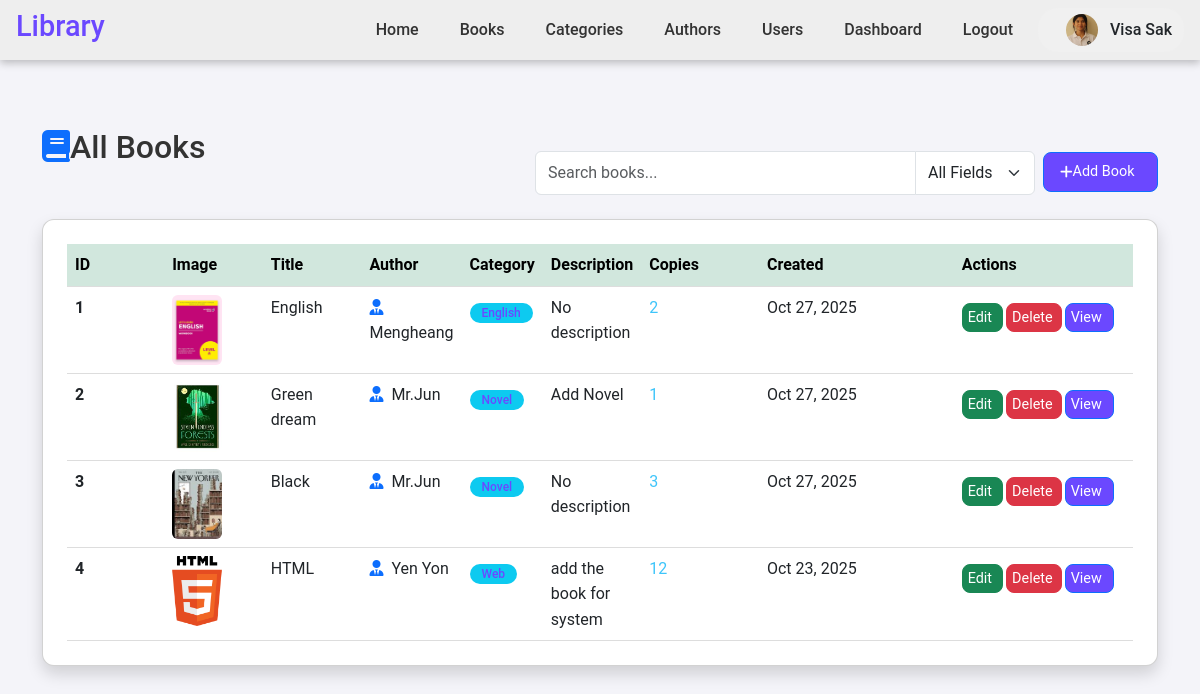
The app's page /books/search/ (signed in) with its own data.
### myapp/models.py (models this page shows, shortened)
class UserProfile(models.Model):
    user = models.OneToOneField(User, on_delete=models.CASCADE, related_name='userprofile')
    address = models.TextField(blank=True, null=True)
    phone_number = models.CharField(max_length=15, blank=True, null=True)
    profile_image = models.ImageField(upload_to='imgs/profile_images/', blank=True, null=True)
    created_at = models.DateTimeField(auto_now_add=True)

class Book(models.Model):
    image = models.ImageField(upload_to='imgs/books/', blank=True, null=True)
    title = models.CharField(max_length=200)
    author = models.ForeignKey(Author, on_delete=models.CASCADE)
    category = models.ForeignKey(Category, on_delete=models.CASCADE)
    description = models.TextField(blank=True, null=True)
    copies = models.IntegerField()
    created_at = models.DateTimeField(auto_now_add=True)
    class Meta:
        ordering = ['-created_at']

class Author(models.Model):
    name = models.CharField(max_length=200, unique=True)
    biography = models.TextField(blank=True, null=True)
    created_at = models.DateTimeField(auto_now_add=True)
    class Meta:
        ordering = ['name']

class Category(models.Model):
    name = models.CharField(max_length=100, unique=True)
    description = models.TextField(blank=True, null=True)
    created_at = models.DateTimeField(auto_now_add=True)
    class Meta:
        ordering = ['name']

### myapp/views.py (the view, shortened to what this page needs)
# urls.py: path('books/search/', views.book_search, name='book_search'),
@login_required
def book_search(request):
    query = request.GET.get('q', '').strip()
    filter_type = request.GET.get('filter', 'all')
    books = Book.objects.select_related('author', 'category').order_by('-created_at')
    paginator = Paginator(books, 10)
    page_number = request.GET.get('page')
    books_page = paginator.get_page(page_number)
    return render(request, 'book.html', {'books': books_page, 'search_query': query})

### myapp/templates/book.html (shortened to what this page needs)
{% load static %}
<!DOCTYPE html>
<html lang="en">
<head>
    <link href="https://cdn.jsdelivr.net/npm/bootstrap@5.3.0/dist/css/bootstrap.min.css" rel="stylesheet">
    <link href="https://cdnjs.cloudflare.com/ajax/libs/font-awesome/6.0.0/css/all.min.css" rel="stylesheet">
    <link rel="stylesheet" href="{% static 'css/style.css' %}">
</head>
<body>
    {% include 'nav.html' %}
    <div class="container mt-5">
        <div class="d-flex justify-content-between align-items-center mb-4">
            <h2><i class="fas fa-book text-primary"></i>All Books</h2>
            <div class="d-flex gap-2">
                <div class="search-container">
                    <form action="{% url 'book_search' %}" method="GET" class="d-flex gap-2" style="margin-top: 43px; margin-right: 18 px;">
                        <div class="input-group" style="width: 500px; height: 44px;">
                            <input type="text" name="q" class="form-control" placeholder="Search books..." value="{{ request.GET.q }}">
                            <select name="filter" class="form-select" style="max-width: 120px;">
                                <option value="all">All Fields</option>
                            </select>
                        </div>
                    </form>
                </div>
                <a href="{% url 'add_book' %}" class="btn btn-primary" style="width: 115px; height: 40px; margin-top: 44px";>
                    <i class="fas fa-plus"></i> Add Book
                </a>
            </div>
        </div>
        <div class="card shadow">
            <div class="card-body p-0">
                <div class="table-responsive table-container">
                    <table class="table table-hover mb-0">
                        <thead class="table-success sticky-top">
                            <tr>
                                <th style="width: 100px;">ID</th>
                                <th style="width: 100px;">Image</th>
                                <th style="width: 100px;">Title</th>
                                <th>Author</th>
                                <th>Category</th>
                                <th>Description</th>
                                <th style="width: 120px;">Copies</th>
                                <th style="width: 200px;">Created</th>
                                <th style="width: 180px;">Actions</th>
                            </tr>
                        </thead>
                        <tbody>
                            {% for book in books %}
                            <tr>
                                <td><strong>{{ forloop.counter }}</strong></td>
                                <td>
                                    {% if book.image %}
                                    <img src="{{ book.image.url }}" alt="{{ book.title }}" class="book-image">
                                    {% else %}
                                    <i class="fas fa-book fa-2x text-muted"></i>
                                    {% endif %}
                                </td>
                                <td>{{ book.title }}</td>
                                <td>
                                    <i class="fas fa-user-tie text-primary me-1"></i>
                                    {{ book.author.name }}
                                </td>
                                <td>
                                    <span class="badge bg-info">
                                        {{ book.category.name }}
                                    </span>
                                </td>
                                <td>{{ book.description|truncatewords:10|default:"No description" }}</td>
                                <td><span style="color:rgb(62, 197, 250);">{{ book.copies }}</span></td>
                                <td>{{ book.created_at|date:"M d, Y" }}</td>
                                <td>
                                    <div class="btn-group btn-group-sm" role="group">
                                        <a href="{% url 'edit_book' book.id %}" title="Edit">
                                            <button type="button" class="btn btn-success" id="edit">Edit</button>
                                        </a>
                                        <a href="{% url 'delete_book' book.id %}">
                                            <button type="button" class="btn btn-danger" id="delete">Delete</button>
                                        </a>
                                         <a href="{% url 'book_detail' book.id %}">
                                            <button type="button" class="btn btn-primary" id="delete" style="margin-left: 6px;">View</button>
                                        </a>
                                    </div>
                                </td>
                            </tr>
                            {% endfor %}
                        </tbody>
                    </table>
                </div>
            </div>
        </div>
    </div>
</body>
</html>

### myapp/templates/nav.html (shortened to what this page needs)
{% load static %}
<nav>
    <div class="left">
        <h2><a href="{% url 'home' %}">Library</a></h2>
    </div>
    <div class="right">
        <a href="{% url 'home' %}">Home</a>
        <a href="{% url 'book_list' %}">Books</a>
        <a href="{% url 'category_list' %}">Categories</a>
        <a href="{% url 'author_list' %}">Authors</a>
        <a href="{% url 'user_list' %}">Users</a>
        <a href="{% url 'dashboard' %}">Dashboard</a>
        {% if user.is_authenticated %}
            <a href="#" class="logout-trigger">Logout</a>
            <div class="sign-in d-flex align-items-center">
                <a href="{% url 'user_profile' user.id %}" class="d-flex align-items-center text-decoration-none text-dark">
                    {% if user.userprofile.profile_image %}
                        <img src="{{ user.userprofile.profile_image.url }}"
                             alt="{{ user.username }}"
                             class="rounded-circle"
                             width="32" height="32"
                             style="object-fit: cover; margin-right: 8px;">
                    {% else %}
                        <div class="rounded-circle bg-secondary text-white d-flex align-items-center justify-content-center"
                             style="width:32px; height:32px; font-size:14px; margin-right:8px;">
                            {{ user.username.0|upper }}
                        </div>
                    {% endif %}
                    <span>{{ user.username }}</span>
                </a>
            </div>
        {% endif %}
    </div>
</nav>

### myapp/static/css/style.css (style rules this page uses)
* { margin: 0; padding: 0; box-sizing: border-box; }
html, body { height: 100%; font-family: 'Roboto', Verdana, Geneva, Tahoma, sans-serif; color: #333; line-height: 1.6; background-color: #f4f4f9; }
nav { display: flex; justify-content: space-between; align-items: center; background-color: #ffffff; padding: 15px 30px; box-shadow: 0 2px 5px rgba(0, 0, 0, 0.1); position: sticky; top: 0; z-index: 1000; }
nav .left h2 { color: #6b48ff; font-size: 1.8em; }
nav .right { display: flex; align-items: center; gap: 25px; }
nav .right a { text-decoration: none; color: #333; font-weight: 500; transition: color 0.3s; }
.sign-in { display: flex; align-items: center; gap: 5px; background-color: #f0f0f0; padding: 6px 12px; border-radius: 20px; }
button { background: #007bff; color: white; padding: 12px 30px; border: none; border-radius: 5px; cursor: pointer; width: 100%; font-size: 16px; }
#delete { margin-left: 3px; padding: 3px 5px; }
#edit { margin-right: 5px; padding: 3px 5px; }
table { width: 100%; border-collapse: collapse; background-color: #fff; }
th, td { padding: 12px; text-align: left; border-bottom: 1px solid #ddd; }
th { background-color: #f8f9fa; font-weight: bold; }
.book-image { width: 50px; height: 70px; object-fit: cover; border-radius: 6px; }
.table-container { max-height: 600px; overflow-y: auto; }
:root { --primary-blue: #007bff; --primary-purple: #6b48ff; --light-blue: #e6f0fa; --light-purple: #f0eaff; --dark: #212529; --gray: #6c757d; --border-radius: 0.75rem; --shadow: 0 0.5rem 1rem rgba(0, 0, 0, .1); --transition: all 0.2s ease; }
.card { background: #fff; border-radius: var(--border-radius); box-shadow: var(--shadow); padding: 1.5rem; transition: var(--transition); position: relative; overflow: hidden; }
.badge { background: var(--light-purple); color: var(--primary-purple); padding: 0.25rem 0.75rem; border-radius: 1rem; font-weight: 500; display: inline-block; margin-top: 0.5rem; }
.btn { display: inline-flex; align-items: center; padding: 0.5rem 1rem; border-radius: 0.5rem; text-decoration: none; font-size: 0.9rem; transition: var(--transition); margin-top: 0.5rem; }
.btn-primary { background: var(--primary-purple); color: #fff; }

### myapp/templates/book.html (style rules this page uses)
.book-image { width: 50px; height: 70px; object-fit: cover; border-radius: 6px; }
.table-container { max-height: 600px; overflow-y: auto; }

### myapp/templates/nav.html (style rules this page uses)
nav { background-color: #eeeeeeff; box-shadow: rgba(0, 0, 0, 0.24) 0px 3px 8px; padding: 0.5rem 1rem; display: flex; justify-content: space-between; align-items: center; }
.left h2 a { text-decoration: none; color: inherit; }
.right a { margin-left: 1rem; text-decoration: none; color: inherit; }
.sign-in { display: flex; align-items: center; gap: 0.5rem; }
.sign-in a { display: flex; align-items: center; gap: 0.25rem; color: inherit; }

### records on screen
Book: image (picture), title "English", author.name "Mengheang", category.name "English", description "No description", copies "2", created_at "Oct 27, 2025"
Book: image (picture), title "Green dream", author.name "Mr.Jun", category.name "Novel", description "Add Novel", copies "1", created_at "Oct 27, 2025"
Book: image (picture), title "Black", author.name "Mr.Jun", category.name "Novel", description "No description", copies "3", created_at "Oct 27, 2025"
Book: image (picture), title "HTML", author.name "Yen Yon", category.name "Web", description "add the book for system", copies "12", created_at "Oct 23, 2025"

### other values on screen
{{ user.username }} "Visa Sak"
